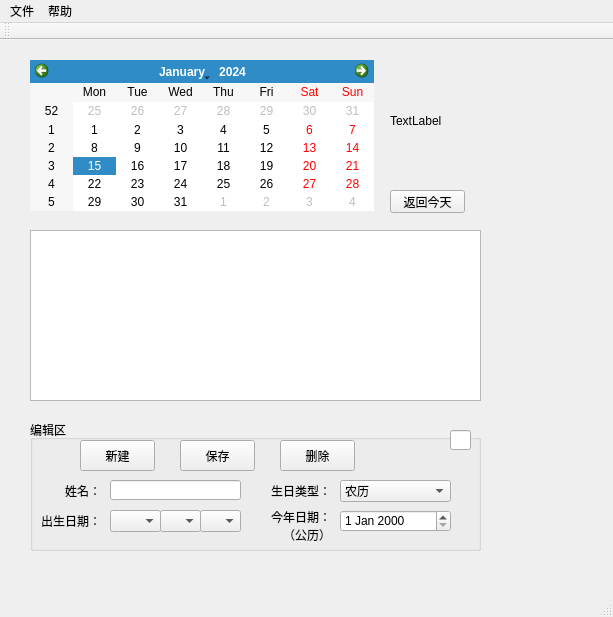
<?xml version="1.0" encoding="UTF-8"?>
<ui version="4.0">
 <class>MainWindow</class>
 <widget class="QMainWindow" name="MainWindow">
  <property name="geometry">
   <rect>
    <x>0</x>
    <y>0</y>
    <width>613</width>
    <height>617</height>
   </rect>
  </property>
  <property name="windowTitle">
   <string>MainWindow</string>
  </property>
  <widget class="QWidget" name="centralWidget">
   <widget class="QCalendarWidget" name="calendarWidget">
    <property name="geometry">
     <rect>
      <x>30</x>
      <y>20</y>
      <width>344</width>
      <height>151</height>
     </rect>
    </property>
   </widget>
   <widget class="QTableView" name="tableView">
    <property name="geometry">
     <rect>
      <x>30</x>
      <y>190</y>
      <width>451</width>
      <height>171</height>
     </rect>
    </property>
   </widget>
   <widget class="QGroupBox" name="groupBox">
    <property name="geometry">
     <rect>
      <x>30</x>
      <y>380</y>
      <width>451</width>
      <height>131</height>
     </rect>
    </property>
    <property name="title">
     <string>编辑区</string>
    </property>
    <widget class="QLineEdit" name="lineEditId">
     <property name="geometry">
      <rect>
       <x>420</x>
       <y>10</y>
       <width>21</width>
       <height>20</height>
      </rect>
     </property>
    </widget>
    <widget class="QDateEdit" name="dateEditDate">
     <property name="geometry">
      <rect>
       <x>310</x>
       <y>90</y>
       <width>111</width>
       <height>22</height>
      </rect>
     </property>
    </widget>
    <widget class="QLabel" name="label_4">
     <property name="geometry">
      <rect>
       <x>240</x>
       <y>60</y>
       <width>61</width>
       <height>21</height>
      </rect>
     </property>
     <property name="text">
      <string>生日类型：</string>
     </property>
     <property name="alignment">
      <set>Qt::AlignRight|Qt::AlignTrailing|Qt::AlignVCenter</set>
     </property>
    </widget>
    <widget class="QPushButton" name="pushNew">
     <property name="geometry">
      <rect>
       <x>50</x>
       <y>20</y>
       <width>75</width>
       <height>31</height>
      </rect>
     </property>
     <property name="text">
      <string>新建</string>
     </property>
    </widget>
    <widget class="QPushButton" name="pushDelete">
     <property name="geometry">
      <rect>
       <x>250</x>
       <y>20</y>
       <width>75</width>
       <height>31</height>
      </rect>
     </property>
     <property name="text">
      <string>删除</string>
     </property>
    </widget>
    <widget class="QLabel" name="label_5">
     <property name="geometry">
      <rect>
       <x>240</x>
       <y>90</y>
       <width>61</width>
       <height>31</height>
      </rect>
     </property>
     <property name="layoutDirection">
      <enum>Qt::LeftToRight</enum>
     </property>
     <property name="text">
      <string>今年日期：
（公历）</string>
     </property>
     <property name="alignment">
      <set>Qt::AlignRight|Qt::AlignTrailing|Qt::AlignVCenter</set>
     </property>
    </widget>
    <widget class="QComboBox" name="comboBoxType">
     <property name="geometry">
      <rect>
       <x>310</x>
       <y>60</y>
       <width>111</width>
       <height>22</height>
      </rect>
     </property>
     <item>
      <property name="text">
       <string>农历</string>
      </property>
     </item>
     <item>
      <property name="text">
       <string>公历</string>
      </property>
     </item>
    </widget>
    <widget class="QLineEdit" name="lineEditName">
     <property name="geometry">
      <rect>
       <x>80</x>
       <y>60</y>
       <width>131</width>
       <height>20</height>
      </rect>
     </property>
    </widget>
    <widget class="QLabel" name="label_2">
     <property name="geometry">
      <rect>
       <x>10</x>
       <y>90</y>
       <width>61</width>
       <height>21</height>
      </rect>
     </property>
     <property name="layoutDirection">
      <enum>Qt::LeftToRight</enum>
     </property>
     <property name="text">
      <string>出生日期：</string>
     </property>
     <property name="alignment">
      <set>Qt::AlignRight|Qt::AlignTrailing|Qt::AlignVCenter</set>
     </property>
    </widget>
    <widget class="QPushButton" name="pushSave">
     <property name="geometry">
      <rect>
       <x>150</x>
       <y>20</y>
       <width>75</width>
       <height>31</height>
      </rect>
     </property>
     <property name="text">
      <string>保存</string>
     </property>
    </widget>
    <widget class="QLabel" name="label_3">
     <property name="geometry">
      <rect>
       <x>10</x>
       <y>60</y>
       <width>61</width>
       <height>21</height>
      </rect>
     </property>
     <property name="text">
      <string>姓名：</string>
     </property>
     <property name="alignment">
      <set>Qt::AlignRight|Qt::AlignTrailing|Qt::AlignVCenter</set>
     </property>
    </widget>
    <widget class="QComboBox" name="comboBoxDay">
     <property name="geometry">
      <rect>
       <x>170</x>
       <y>90</y>
       <width>41</width>
       <height>22</height>
      </rect>
     </property>
    </widget>
    <widget class="QComboBox" name="comboBoxYear">
     <property name="geometry">
      <rect>
       <x>80</x>
       <y>90</y>
       <width>51</width>
       <height>22</height>
      </rect>
     </property>
    </widget>
    <widget class="QComboBox" name="comboBoxMonth">
     <property name="geometry">
      <rect>
       <x>130</x>
       <y>90</y>
       <width>41</width>
       <height>22</height>
      </rect>
     </property>
    </widget>
   </widget>
   <widget class="QLabel" name="labelInfo">
    <property name="geometry">
     <rect>
      <x>390</x>
      <y>20</y>
      <width>181</width>
      <height>121</height>
     </rect>
    </property>
    <property name="styleSheet">
     <string notr="true"/>
    </property>
    <property name="text">
     <string>TextLabel</string>
    </property>
   </widget>
   <widget class="QPushButton" name="pushButtonToday">
    <property name="geometry">
     <rect>
      <x>390</x>
      <y>150</y>
      <width>75</width>
      <height>23</height>
     </rect>
    </property>
    <property name="text">
     <string>返回今天</string>
    </property>
   </widget>
  </widget>
  <widget class="QMenuBar" name="menuBar">
   <property name="geometry">
    <rect>
     <x>0</x>
     <y>0</y>
     <width>613</width>
     <height>19</height>
    </rect>
   </property>
   <widget class="QMenu" name="menuFile">
    <property name="title">
     <string>文件</string>
    </property>
   </widget>
   <widget class="QMenu" name="menuHelp">
    <property name="title">
     <string>帮助</string>
    </property>
   </widget>
   <addaction name="menuFile"/>
   <addaction name="menuHelp"/>
  </widget>
  <widget class="QToolBar" name="mainToolBar">
   <attribute name="toolBarArea">
    <enum>TopToolBarArea</enum>
   </attribute>
   <attribute name="toolBarBreak">
    <bool>false</bool>
   </attribute>
  </widget>
  <widget class="QStatusBar" name="statusBar"/>
  <action name="actionAdd">
   <property name="text">
    <string>Add</string>
   </property>
  </action>
  <action name="actionUpdateDate">
   <property name="text">
    <string>UpdateDate</string>
   </property>
  </action>
  <action name="actionSet">
   <property name="text">
    <string>Set</string>
   </property>
  </action>
 </widget>
 <layoutdefault spacing="6" margin="11"/>
 <tabstops>
  <tabstop>lineEditName</tabstop>
  <tabstop>comboBoxType</tabstop>
  <tabstop>comboBoxYear</tabstop>
  <tabstop>comboBoxMonth</tabstop>
  <tabstop>comboBoxDay</tabstop>
  <tabstop>pushSave</tabstop>
  <tabstop>pushNew</tabstop>
  <tabstop>pushDelete</tabstop>
  <tabstop>tableView</tabstop>
  <tabstop>calendarWidget</tabstop>
  <tabstop>dateEditDate</tabstop>
  <tabstop>lineEditId</tabstop>
 </tabstops>
 <resources/>
 <connections/>
</ui>
